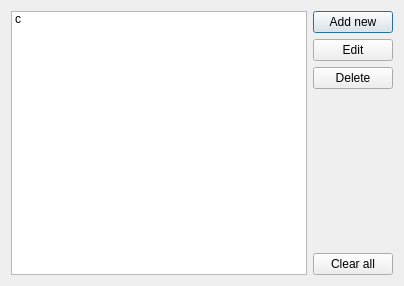
<?xml version="1.0" encoding="UTF-8"?>
<ui version="4.0">
 <class>ListDialog</class>
 <widget class="QDialog" name="ListDialog">
  <property name="geometry">
   <rect>
    <x>0</x>
    <y>0</y>
    <width>404</width>
    <height>286</height>
   </rect>
  </property>
  <property name="windowTitle">
   <string>PhoneBook</string>
  </property>
  <layout class="QGridLayout" name="gridLayout">
   <item row="0" column="0">
    <widget class="QListWidget" name="list">
     <item>
      <property name="text">
       <string>c</string>
      </property>
     </item>
    </widget>
   </item>
   <item row="0" column="1">
    <layout class="QVBoxLayout" name="verticalLayout">
     <item>
      <widget class="QPushButton" name="addButton">
       <property name="text">
        <string>Add new</string>
       </property>
      </widget>
     </item>
     <item>
      <widget class="QPushButton" name="editButton">
       <property name="text">
        <string>Edit</string>
       </property>
      </widget>
     </item>
     <item>
      <widget class="QPushButton" name="deleteButton">
       <property name="text">
        <string>Delete</string>
       </property>
      </widget>
     </item>
     <item>
      <spacer name="verticalSpacer">
       <property name="orientation">
        <enum>Qt::Vertical</enum>
       </property>
       <property name="sizeHint" stdset="0">
        <size>
         <width>20</width>
         <height>40</height>
        </size>
       </property>
      </spacer>
     </item>
     <item>
      <widget class="QPushButton" name="clearButton">
       <property name="text">
        <string>Clear all</string>
       </property>
      </widget>
     </item>
    </layout>
   </item>
  </layout>
 </widget>
 <tabstops>
  <tabstop>list</tabstop>
  <tabstop>addButton</tabstop>
  <tabstop>editButton</tabstop>
  <tabstop>deleteButton</tabstop>
  <tabstop>clearButton</tabstop>
 </tabstops>
 <resources/>
 <connections>
  <connection>
   <sender>clearButton</sender>
   <signal>clicked()</signal>
   <receiver>list</receiver>
   <slot>clear()</slot>
   <hints>
    <hint type="sourcelabel">
     <x>331</x>
     <y>268</y>
    </hint>
    <hint type="destinationlabel">
     <x>305</x>
     <y>217</y>
    </hint>
   </hints>
  </connection>
 </connections>
</ui>
